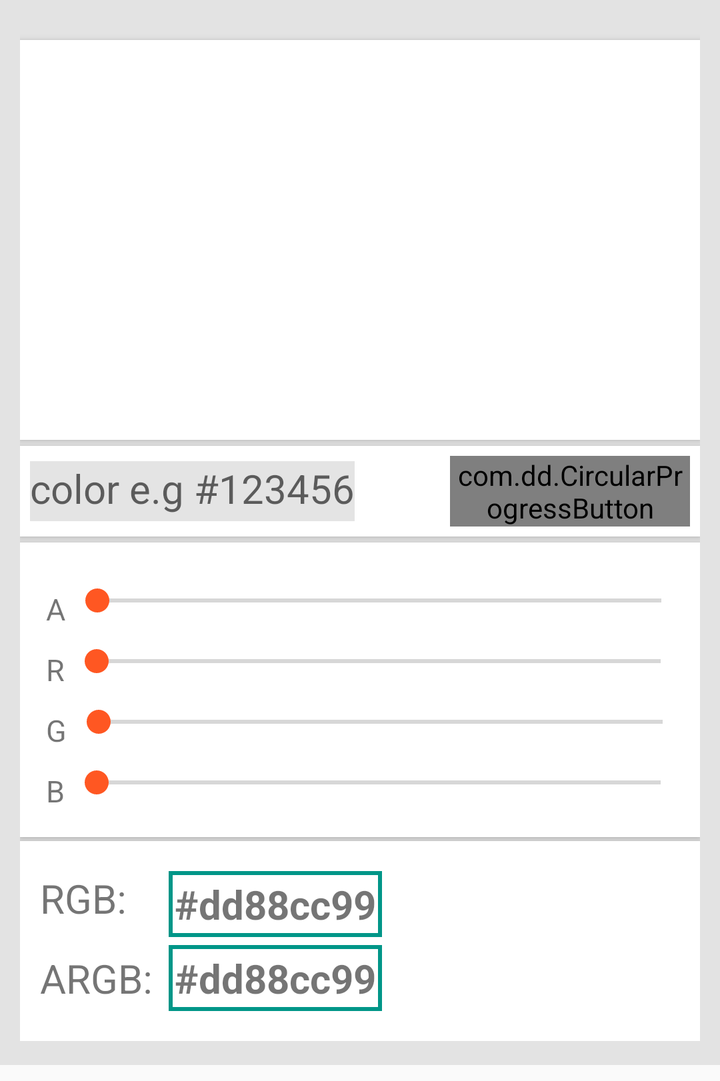
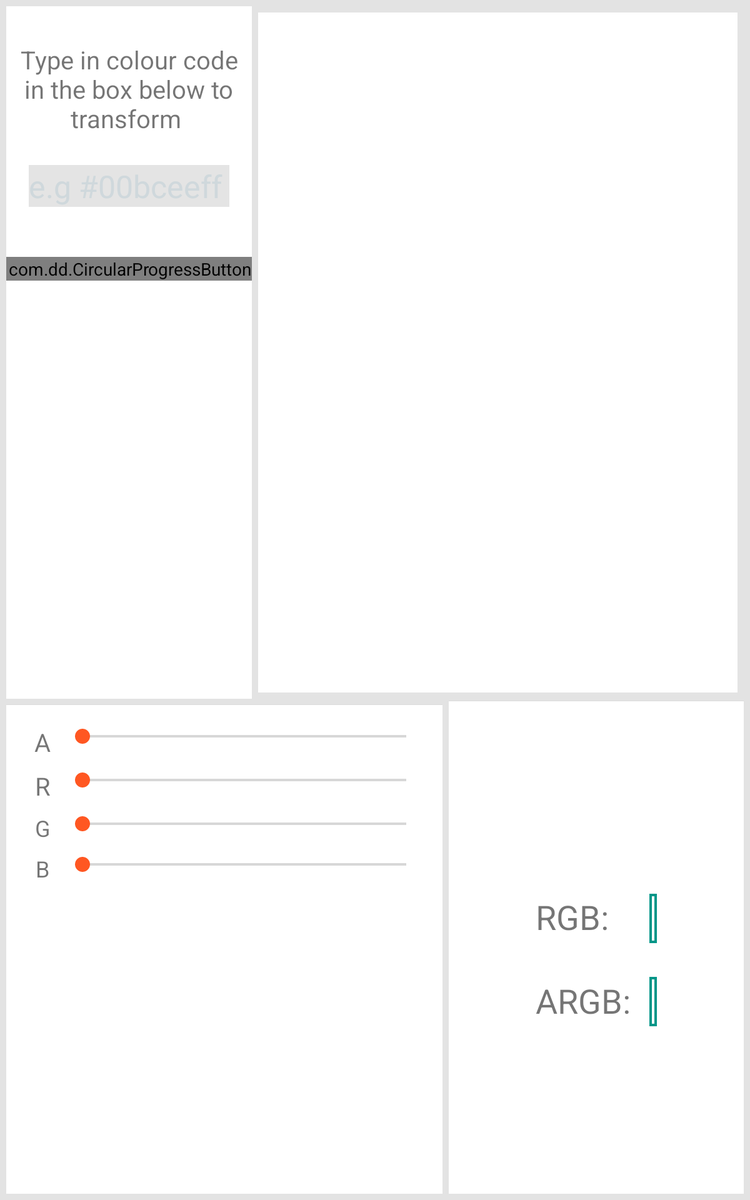

An Android layout and its configuration variant, each rendered on a device that would load it. The default file and the variant file are quoted in full after the pictures.
<!-- AndroidManifest.xml: application theme AppTheme -->
<!-- res/layout/fragment_colour_mix.xml -->
<ScrollView
    xmlns:android="http://schemas.android.com/apk/res/android"
    android:layout_width="match_parent"
    android:layout_height="wrap_content"
    android:layout_marginBottom="8dp"
    android:background="#D9E0E0E0"
    android:scrollbars="none">
        <LinearLayout
            android:orientation="vertical"
            android:layout_width="match_parent"
            android:layout_height="wrap_content"
            android:paddingBottom="2dp"
            android:layout_margin="10dp"
            android:layout_marginBottom="40dp"

            >

            <android.support.v7.widget.CardView
                android:layout_marginTop="10dp"
                xmlns:cardView="http://schemas.android.com/apk/res-auto"
                android:layout_width="match_parent"
                android:layout_height="200dp"
                android:id="@+id/back_layout"
                cardView:cardCornerRadius="0dp"
                cardView:cardElevation="2dp"
                >


                    <LinearLayout
                        android:id="@+id/fore_layout"
                        android:layout_height="match_parent"
                        android:orientation="vertical"
                        android:layout_width="match_parent"
                        />

            </android.support.v7.widget.CardView>

            <android.support.v7.widget.CardView
                android:layout_marginTop="3dp"
                xmlns:cardView="http://schemas.android.com/apk/res-auto"
                android:layout_width="match_parent"
                android:layout_height="wrap_content"
                cardView:cardCornerRadius="0dp"
                android:id="@+id/type_in_layout"
                cardView:cardElevation="2dp"
                android:paddingBottom="15dp"
                >
                <RelativeLayout
                    android:id="@+id/render_layout"
                    android:layout_width="wrap_content"
                    android:layout_height="wrap_content"
                    android:orientation="vertical"
                    android:padding="5dp">

                    <EditText
                        android:layout_width="wrap_content"
                        android:layout_height="30dp"
                        android:textSize="20sp"
                        android:layout_centerVertical="true"
                        android:id="@+id/input_colour"
                        android:gravity="center_horizontal"
                        android:background="#D9E0E0E0"
                        android:hint="color e.g #123456"/>

                    <com.dd.CircularProgressButton
                        xmlns:app="http://schemas.android.com/apk/res-auto"
                        android:id="@+id/btnWithText"
                        android:layout_width="120dp"
                        android:layout_height="wrap_content"
                        android:textColor="@color/white"
                        android:textSize="18sp"
                        android:layout_alignParentEnd="true"
                        android:layout_alignParentRight="true"
                        android:background="?attr/colorAccent"
                        app:cpb_colorIndicator="?attr/colorAccent"
                        app:cpb_textComplete="Rendered"
                        app:cpb_textError="Error"
                        app:cpb_textIdle="Render" />



                </RelativeLayout>

            </android.support.v7.widget.CardView>

            <android.support.v7.widget.CardView
                android:layout_marginTop="3dp"
                xmlns:cardView="http://schemas.android.com/apk/res-auto"
                android:layout_width="match_parent"
                android:layout_height="wrap_content"
                cardView:cardCornerRadius="0dp"
                android:id="@+id/adjust_layout"
                cardView:cardElevation="2dp"
                android:paddingBottom="15dp"
                >

                <LinearLayout
                    android:layout_width="match_parent"
                    android:orientation="vertical"
                    android:padding="13dp"
                    android:paddingBottom="8dp"
                    android:layout_height="match_parent">

                    <LinearLayout
                        android:layout_width="match_parent"
                        android:layout_height="wrap_content"
                        android:weightSum="10"
                        android:layout_marginTop="5dp"
                        android:orientation="horizontal">

                        <TextView
                            android:id="@+id/a_label"
                            android:layout_marginTop="5dp"
                            android:layout_width="0dp"
                            android:layout_weight="3"
                            android:layout_height="wrap_content"
                            android:textSize="15sp"
                            android:text="A"/>
                        <SeekBar
                            android:layout_marginTop="2dp"
                            android:layout_weight="7"
                            android:layout_width="match_parent"
                            android:layout_height="wrap_content"
                            android:id="@+id/colorA" />

                    </LinearLayout>

                    <LinearLayout
                        android:layout_width="match_parent"
                        android:layout_height="wrap_content"
                        android:weightSum="10"
                        android:layout_marginTop="5dp"
                        android:orientation="horizontal">

                        <TextView
                            android:id="@+id/r_label"
                            android:layout_marginTop="5dp"
                            android:layout_width="0dp"
                            android:layout_weight="3"
                            android:layout_height="wrap_content"
                            android:textSize="15sp"
                            android:text="R"/>
                        <SeekBar
                            android:layout_marginTop="2dp"
                            android:layout_weight="7"
                            android:layout_width="match_parent"
                            android:layout_height="wrap_content"
                            android:id="@+id/colorR" />

                    </LinearLayout>

                    <LinearLayout
                        android:layout_width="match_parent"
                        android:layout_height="wrap_content"
                        android:weightSum="10"
                        android:layout_marginTop="5dp"
                        android:orientation="horizontal">

                        <TextView
                                android:id="@+id/g_label"
                            android:layout_marginTop="5dp"
                            android:layout_width="0dp"
                            android:layout_weight="3"
                            android:layout_height="wrap_content"
                            android:textSize="15sp"
                            android:text="G"/>
                        <SeekBar
                            android:layout_weight="7"
                            android:layout_marginTop="2dp"
                            android:layout_width="match_parent"
                            android:layout_height="wrap_content"
                            android:id="@+id/colorG" />

                    </LinearLayout>

                    <LinearLayout
                        android:layout_width="match_parent"
                        android:layout_height="wrap_content"
                        android:weightSum="10"
                        android:layout_marginTop="5dp"
                        android:orientation="horizontal">

                        <TextView
                                android:id="@+id/b_label"
                            android:layout_marginTop="5dp"
                            android:layout_width="0dp"
                            android:layout_weight="3"
                            android:layout_height="wrap_content"
                            android:textSize="15sp"
                            android:text="B"/>
                        <SeekBar
                            android:layout_marginTop="2dp"
                            android:layout_weight="7"
                            android:layout_width="match_parent"
                            android:layout_height="wrap_content"
                            android:id="@+id/colorB" />

                    </LinearLayout>




                </LinearLayout>


            </android.support.v7.widget.CardView>

            <android.support.v7.widget.CardView
                android:layout_marginTop="2dp"
                xmlns:cardView="http://schemas.android.com/apk/res-auto"
                android:layout_width="match_parent"
                android:layout_height="100dp"
                cardView:cardCornerRadius="0dp"
                android:id="@+id/color_code_layout"
                cardView:cardElevation="2dp"
                >

                <RelativeLayout
                    android:layout_width="match_parent"
                    android:layout_height="match_parent"
                    android:gravity="center_vertical"
                    android:padding="10dp">

                    <TextView
                        android:id="@+id/rgb_label"
                        android:layout_width="wrap_content"
                        android:layout_height="wrap_content"
                        android:layout_marginEnd="8dp"
                        android:layout_marginRight="8dp"
                        android:layout_marginBottom="10dp"
                        android:textSize="20sp"
                        android:text="RGB:"/>
                    <TextView
                        android:id="@+id/rgb_color"
                        android:layout_height="wrap_content"
                        android:padding="3dp"
                        android:textIsSelectable="true"
                        android:layout_width="wrap_content"
                        android:text="#dd88cc99"
                        android:background="@drawable/text_background"
                        android:textStyle="bold"
                        android:textSize="20sp"
                        android:layout_alignParentTop="true"
                        android:layout_alignEnd="@+id/argb_color"
                        android:layout_alignRight="@+id/argb_color"
                        android:layout_alignStart="@+id/argb_color"
                        android:layout_alignLeft="@+id/argb_color"
                        android:layout_toRightOf="@+id/argb_label"
                        android:layout_toEndOf="@+id/argb_label" />

                    <TextView
                        android:id="@+id/argb_label"
                        android:layout_below="@+id/rgb_label"
                        android:layout_marginEnd="8dp"
                        android:layout_marginRight="8dp"
                        android:layout_width="wrap_content"
                        android:layout_height="wrap_content"
                        android:layout_alignBaseline="@+id/argb_color"
                        android:textSize="20sp"
                        android:text="ARGB:"/>

                    <TextView
                        android:id="@+id/argb_color"
                        android:layout_width="wrap_content"
                        android:layout_height="wrap_content"
                        android:background="@drawable/text_background"
                        android:textStyle="bold"
                        android:textIsSelectable="true"
                        android:textSize="20sp"
                        android:text="#dd88cc99"
                        android:padding="3dp"
                        android:layout_gravity="center_horizontal"
                        android:layout_below="@+id/rgb_label"
                        android:layout_toRightOf="@+id/argb_label"
                        android:layout_toEndOf="@+id/argb_label" />


                </RelativeLayout>

            </android.support.v7.widget.CardView>

            





        </LinearLayout>


    </ScrollView>
<!-- resources referenced by this layout -->
<resources>
  <color name="white">#FFFFFF</color>
  <!-- drawable text_background (drawable) -->
  <?xml version="1.0" encoding="utf-8"?>
  <shape xmlns:android="http://schemas.android.com/apk/res/android"
      android:shape="rectangle">
  
      <solid android:color="@android:color/transparent" />
  
      <stroke android:color="#009688"
          android:width="2dp" />
  
  </shape>
  <style name="AppTheme" parent="AppTheme.Base">
          
      </style>
  <style name="AppTheme.Base" parent="Theme.AppCompat.Light.DarkActionBar">
          <item name="windowNoTitle">true</item>
          <item name="windowActionBar">false</item>
          <item name="colorPrimary">#616161</item>
          <item name="colorPrimaryDark">#424242</item>
          <item name="colorAccent">#FF5722</item>
          <item name="windowActionModeOverlay">true</item>
      </style>
</resources>
<!-- res/layout-sw600dp/fragment_colour_mix.xml (the repository's variant of the layout above) -->
<!-- drawn on a 7-inch tablet held upright -->
<LinearLayout xmlns:android="http://schemas.android.com/apk/res/android"
    android:layout_width="match_parent"
    android:layout_height="match_parent"
    android:weightSum="60"
    android:padding="5dp"
    android:orientation="vertical"
    android:background="#D9E0E0E0">

    <LinearLayout
        android:layout_width="match_parent"
        android:layout_height="0dp"
        android:layout_weight="35">

        <LinearLayout
            android:layout_width="match_parent"
            android:layout_height="match_parent"
            android:weightSum="30"
            android:orientation="horizontal">

            <FrameLayout
                android:layout_width="0dp"
                android:layout_height="match_parent"
                android:layout_weight="10">

                <android.support.v7.widget.CardView
                    xmlns:cardView="http://schemas.android.com/apk/res-auto"
                    android:layout_width="match_parent"
                    android:layout_height="match_parent"
                    cardView:cardCornerRadius="0dp"
                    android:id="@+id/type_in_layout"
                    cardView:cardElevation="2dp"
                    android:paddingBottom="15dp"
                    >
                    <LinearLayout
                        android:layout_width="match_parent"
                        android:layout_height="match_parent"
                        android:gravity="center_horizontal"
                        android:layout_marginTop="25dp"
                        android:orientation="vertical">
                        <TextView
                            android:layout_width="match_parent"
                            android:layout_height="wrap_content"
                            android:textSize="20sp"
                            android:padding="4dp"
                            android:gravity="center"
                            android:text="Type in colour code in the box below to transform "
                            />

                        <EditText
                            android:layout_marginTop="20dp"
                            android:id="@+id/input_colour"
                            android:layout_width="wrap_content"
                            android:layout_height="wrap_content"
                            android:textSize="25sp"
                            android:textColorHint="#CFD8DC"
                            android:gravity="center_horizontal"
                            android:background="#D9E0E0E0"
                            android:hint="e.g #00bceeff "/>

                        <com.dd.CircularProgressButton
                            android:layout_marginTop="40dp"
                            xmlns:app="http://schemas.android.com/apk/res-auto"
                            android:id="@+id/btnWithText"
                            android:layout_width="200dp"
                            android:layout_height="wrap_content"
                            android:textColor="@color/white"
                            android:textSize="18sp"
                            android:background="?attr/colorAccent"
                            app:cpb_colorIndicator="?attr/colorAccent"
                            app:cpb_textComplete="Rendered"
                            app:cpb_textError="Error"
                            app:cpb_textIdle="Render" />

                    </LinearLayout>

                </android.support.v7.widget.CardView>

            </FrameLayout>

            <FrameLayout
                android:layout_width="0dp"
                android:padding="5dp"
                android:paddingBottom="0dp"
                android:layout_height="match_parent"
                android:layout_weight="20">

                <android.support.v7.widget.CardView
                    xmlns:cardView="http://schemas.android.com/apk/res-auto"
                    android:layout_width="match_parent"
                    android:layout_height="match_parent"
                    cardView:cardCornerRadius="0dp"
                    android:id="@+id/back_layout"
                    cardView:cardElevation="2dp"
                        >

                        <LinearLayout
                                android:id="@+id/fore_layout"
                                android:layout_height="match_parent"
                                android:orientation="vertical"
                                android:layout_width="match_parent"
                                />


                </android.support.v7.widget.CardView>

            </FrameLayout>

        </LinearLayout>

    </LinearLayout>

    <LinearLayout
        android:layout_width="match_parent"
        android:layout_height="0dp"
        android:layout_weight="25">

        <LinearLayout
            android:layout_width="match_parent"
            android:layout_height="match_parent">

            <LinearLayout
                android:layout_width="match_parent"
                android:weightSum="25"
                android:layout_height="match_parent">

            <FrameLayout
                android:layout_width="0dp"
                android:layout_weight="15"
                android:paddingRight="5dp"
                android:paddingEnd="5dp"
                android:layout_height="match_parent">

                <android.support.v7.widget.CardView
                    android:layout_marginTop="5dp"
                    xmlns:cardView="http://schemas.android.com/apk/res-auto"
                    android:layout_width="match_parent"
                    android:layout_height="match_parent"
                    cardView:cardCornerRadius="0dp"
                    android:id="@+id/adjust_layout"
                    cardView:cardElevation="2dp"
                    android:paddingBottom="15dp"
                    >

                    <LinearLayout
                        android:layout_width="match_parent"
                        android:orientation="vertical"
                        android:paddingTop="8dp"
                        android:paddingRight="13dp"
                        android:paddingEnd="13dp"
                        android:paddingLeft="13dp"
                        android:paddingStart="13dp"
                        android:paddingBottom="8dp"
                        android:layout_height="match_parent">

                        <LinearLayout
                            android:layout_width="match_parent"
                            android:layout_height="wrap_content"
                            android:weightSum="10"
                            android:layout_marginTop="6dp"
                            android:orientation="horizontal">

                            <TextView
                                android:id="@+id/a_label"
                                android:layout_marginTop="2dp"
                                android:layout_width="0dp"
                                android:layout_weight="1"
                                android:gravity="center"
                                android:layout_height="wrap_content"
                                android:textSize="20sp"
                                android:text="A"/>
                            <SeekBar
                                android:layout_marginTop="2dp"
                                android:layout_weight="9"
                                android:layout_width="0dp"
                                android:layout_height="wrap_content"
                                android:id="@+id/colorA" />

                        </LinearLayout>

                        <LinearLayout
                            android:layout_width="match_parent"
                            android:layout_height="wrap_content"
                            android:weightSum="10"
                            android:layout_marginTop="6dp"
                            android:orientation="horizontal">

                            <TextView
                                android:id="@+id/r_label"
                                android:layout_marginTop="2dp"
                                android:layout_width="0dp"
                                android:layout_weight="1"
                                android:gravity="center"
                                android:layout_height="wrap_content"
                                android:textSize="20sp"
                                android:text="R"/>
                            <SeekBar
                                android:layout_marginTop="2dp"
                                android:layout_weight="9"
                                android:layout_width="0dp"
                                android:layout_height="wrap_content"
                                android:id="@+id/colorR" />

                        </LinearLayout>

                        <LinearLayout
                            android:layout_width="match_parent"
                            android:layout_height="wrap_content"
                            android:weightSum="10"
                            android:layout_marginTop="6dp"
                            android:orientation="horizontal">

                            <TextView
                                android:id="@+id/g_label"
                                android:layout_marginTop="2dp"
                                android:layout_width="0dp"
                                android:gravity="center"
                                android:layout_weight="1"
                                android:layout_height="wrap_content"
                                android:textSize="18sp"
                                android:text="G"/>
                            <SeekBar
                                android:layout_weight="9"
                                android:layout_marginTop="2dp"
                                android:layout_width="0dp"
                                android:layout_height="wrap_content"
                                android:id="@+id/colorG" />

                        </LinearLayout>

                        <LinearLayout
                            android:layout_width="match_parent"
                            android:layout_height="wrap_content"
                            android:weightSum="10"
                            android:layout_marginTop="6dp"
                            android:orientation="horizontal">

                            <TextView
                                android:id="@+id/b_label"
                                android:layout_marginTop="2dp"
                                android:layout_width="0dp"
                                android:layout_weight="1"
                                android:gravity="center"
                                android:layout_height="wrap_content"
                                android:textSize="18sp"
                                android:text="B"/>
                            <SeekBar
                                android:layout_marginTop="2dp"
                                android:layout_weight="9"
                                android:layout_width="0dp"
                                android:layout_height="wrap_content"
                                android:id="@+id/colorB" />

                        </LinearLayout>

                    </LinearLayout>


                </android.support.v7.widget.CardView>

            </FrameLayout>

                <FrameLayout
                    android:layout_width="0dp"
                    android:layout_weight="10"
                    android:layout_height="match_parent">

                    <android.support.v7.widget.CardView
                        android:layout_marginTop="2dp"
                        xmlns:cardView="http://schemas.android.com/apk/res-auto"
                        android:layout_width="match_parent"
                        android:layout_height="match_parent"
                        cardView:cardCornerRadius="0dp"
                        android:id="@+id/color_code_layout"
                        cardView:cardElevation="2dp"
                        >

                        <RelativeLayout
                            android:layout_width="match_parent"
                            android:layout_height="match_parent"
                            android:padding="10dp"
                            android:gravity="center"
                            android:layout_marginTop="20dp">

                            <TextView
                                android:id="@+id/rgb_label"
                                android:layout_alignStart="@+id/argb_label"
                                android:layout_alignLeft="@+id/argb_label"
                                android:layout_width="wrap_content"
                                android:layout_height="wrap_content"
                                android:layout_marginEnd="15dp"
                                android:layout_marginRight="15dp"
                                android:layout_marginBottom="30dp"
                                android:textSize="27sp"
                                android:text="RGB:"/>
                            <TextView
                                android:id="@+id/rgb_color"
                                android:layout_height="wrap_content"
                                android:padding="3dp"
                                android:gravity="center_horizontal"
                                android:textIsSelectable="true"
                                android:layout_width="wrap_content"
                                android:background="@drawable/text_background"
                                android:textStyle="bold"
                                android:textSize="25sp"
                                android:layout_alignParentTop="true"
                                android:layout_alignEnd="@+id/argb_color"
                                android:layout_alignRight="@+id/argb_color"
                                android:layout_alignStart="@+id/argb_color"
                                android:layout_alignLeft="@+id/argb_color"
                                android:layout_toRightOf="@+id/argb_label"
                                android:layout_toEndOf="@+id/argb_label" />

                            <TextView
                                android:id="@+id/argb_label"
                                android:layout_below="@+id/rgb_label"
                                android:layout_marginEnd="15dp"
                                android:layout_marginRight="15dp"
                                android:layout_width="wrap_content"
                                android:layout_height="wrap_content"
                                android:layout_alignBaseline="@+id/argb_color"
                                android:textSize="27sp"
                                android:text="ARGB:"/>

                            <TextView
                                android:id="@+id/argb_color"
                                android:layout_width="wrap_content"
                                android:layout_height="wrap_content"
                                android:background="@drawable/text_background"
                                android:textStyle="bold"
                                android:textIsSelectable="true"
                                android:textSize="25sp"
                                android:padding="3dp"
                                android:layout_gravity="center_horizontal"
                                android:layout_below="@+id/rgb_label"
                                android:layout_toRightOf="@+id/argb_label"
                                android:layout_toEndOf="@+id/argb_label" />

                            


                        </RelativeLayout>

                    </android.support.v7.widget.CardView>

                </FrameLayout>

            </LinearLayout>

        </LinearLayout>




    </LinearLayout>

</LinearLayout>
